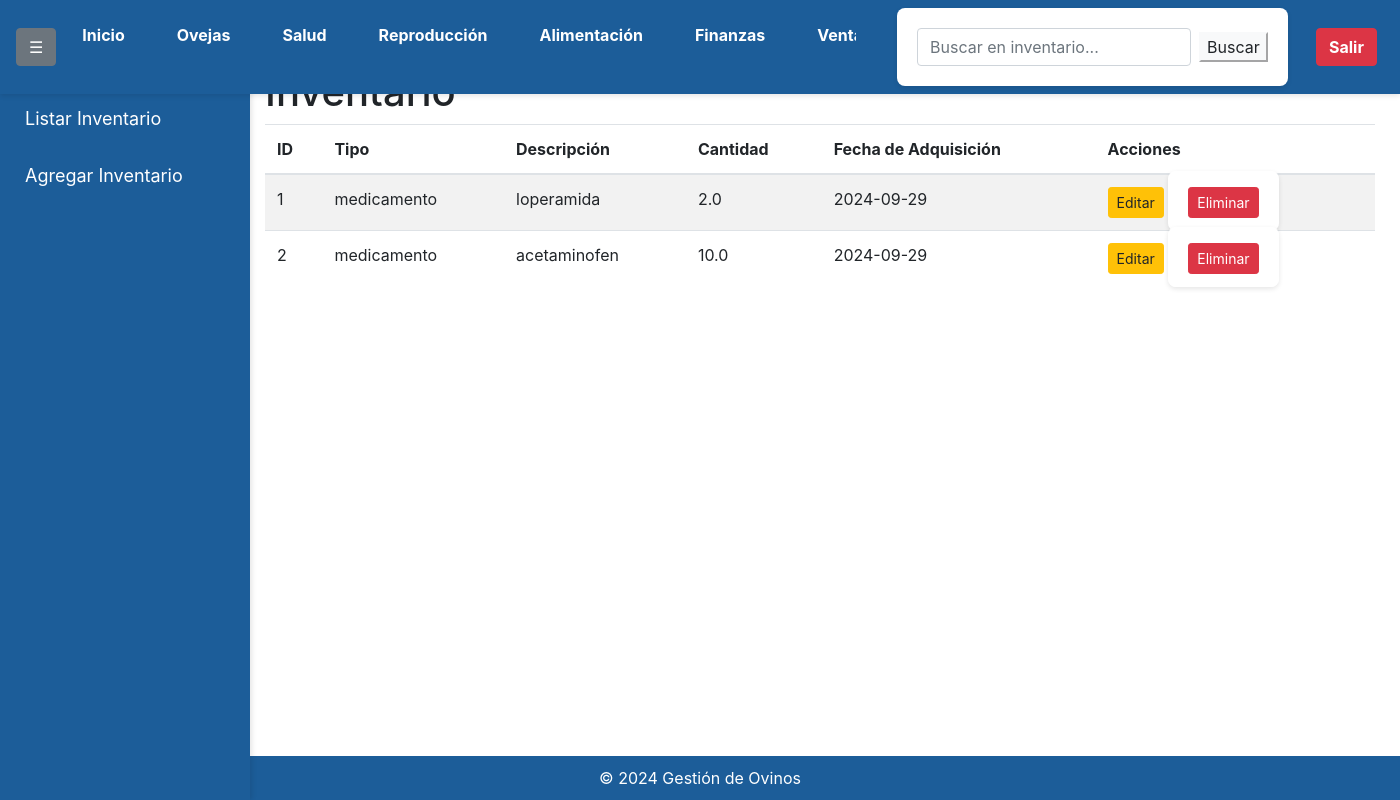
/listar_inventario (signed in), run on an earlier commit of the app's database.
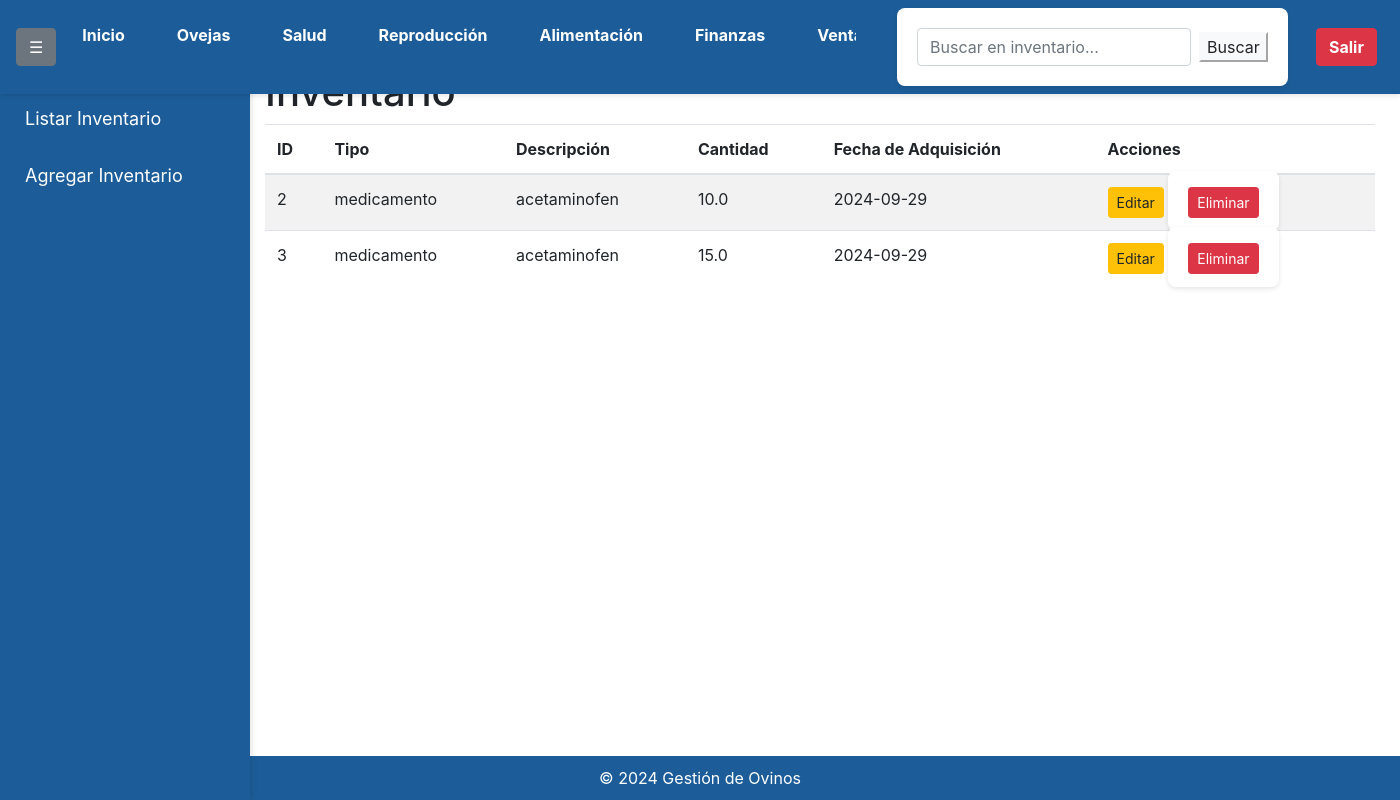
And on a later commit of the database.
### app/models.py (models this page shows)
class Inventario(db.Model):
    id = db.Column(db.Integer, primary_key=True)
    tipo = db.Column(db.String(50), nullable=False)
    descripcion = db.Column(db.Text, nullable=False)
    cantidad = db.Column(db.Float, nullable=False)
    fecha_adquisicion = db.Column(db.Date, nullable=False)
    user_id = db.Column(db.Integer, db.ForeignKey('user.id'), nullable=False)
    user = db.relationship('User', backref='inventarios')

### app/routes.py (the view)
@app.route('/listar_inventario', methods=['GET'])
@login_required
def listar_inventario():
    search_query = request.args.get('search', '')
    print(f"buscar {search_query}")
    if search_query:
        print("entra al if")
        inventario_items = Inventario.query.filter(
            (Inventario.descripcion.like(f'%{search_query}%')) |
            (Inventario.cantidad.like(f'%{search_query}%'))
        ).all()
        print(f"Finaliza el if {inventario_items}")
    else:
        inventario_items = Inventario.query.filter_by(user_id=current_user.id).all()
    return render_template('listar_inventario.html', inventario=inventario_items)

### app/__init__.py (called while the page is built)
@login_manager.user_loader
def load_user(user_id):
    return User.query.get(int(user_id))

### app/templates/listar_inventario.html (shortened to what the changed rows need)
<!DOCTYPE html>
<html lang="es">
<head>
    <link rel="stylesheet" href="{{ url_for('static', filename='styles.css') }}">
    <link rel="stylesheet" href="https://maxcdn.bootstrapcdn.com/bootstrap/4.5.2/css/bootstrap.min.css">
</head>
<body>
    <div class="container mt-3">
        <h1 class="mt-5">Inventario</h1>
        <table class="table table-striped">
            <thead>
                <tr>
                    <th>ID</th>
                    <th>Tipo</th>
                    <th>Descripción</th>
                    <th>Cantidad</th>
                    <th>Fecha de Adquisición</th>
                    <th>Acciones</th>
                </tr>
            </thead>
            <tbody>
                {% for item in inventario %}
                <tr>
                    <td>{{ item.id }}</td>
                    <td>{{ item.tipo }}</td>
                    <td>{{ item.descripcion }}</td>
                    <td>{{ item.cantidad }}</td>
                    <td>{{ item.fecha_adquisicion.strftime('%Y-%m-%d') }}</td>
                    <td>
                        <a href="{{ url_for('editar_inventario', id=item.id) }}" class="btn btn-warning btn-sm">Editar</a>
                        <form action="{{ url_for('eliminar_inventario', id=item.id) }}" method="POST" style="display:inline;">
                            <button type="submit" class="btn btn-danger btn-sm" onclick="return confirm('¿Estás seguro de que deseas eliminar este registro?');">Eliminar</button>
                        </form>
                    </td>
                </tr>
                {% else %}
                <tr>
                    <td colspan="6" class="text-center">No hay items en el inventario</td>
                </tr>
                {% endfor %}
            </tbody>
        </table>
    </div>
</body>
</html>

What changed in the data, as far as the page shows it:
removed Inventario: id "1", tipo "medicamento", descripcion "loperamida", cantidad "2.0", fecha_adquisicion "2024-09-29"
added Inventario: id "3", tipo "medicamento", descripcion "acetaminofen", cantidad "15.0", fecha_adquisicion "2024-09-29"
